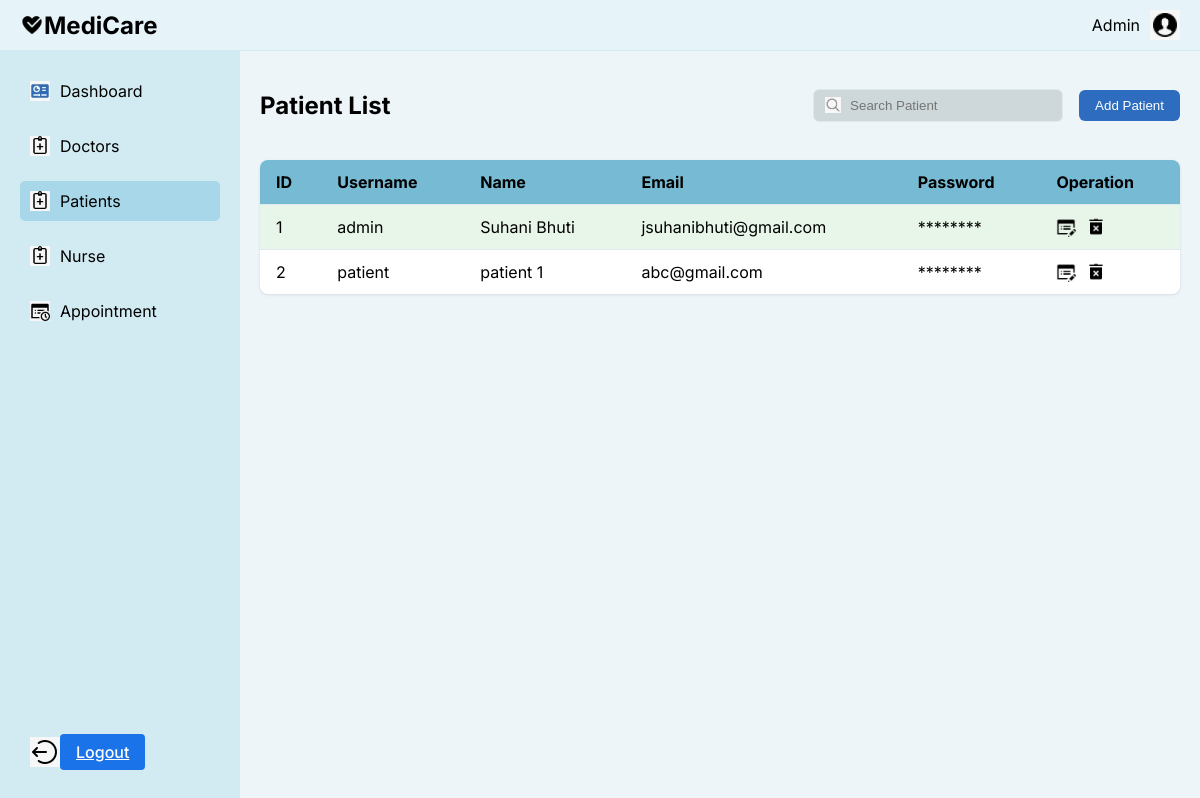
The page /accounts/ad_pat/ (signed in) on the database as committed earlier.
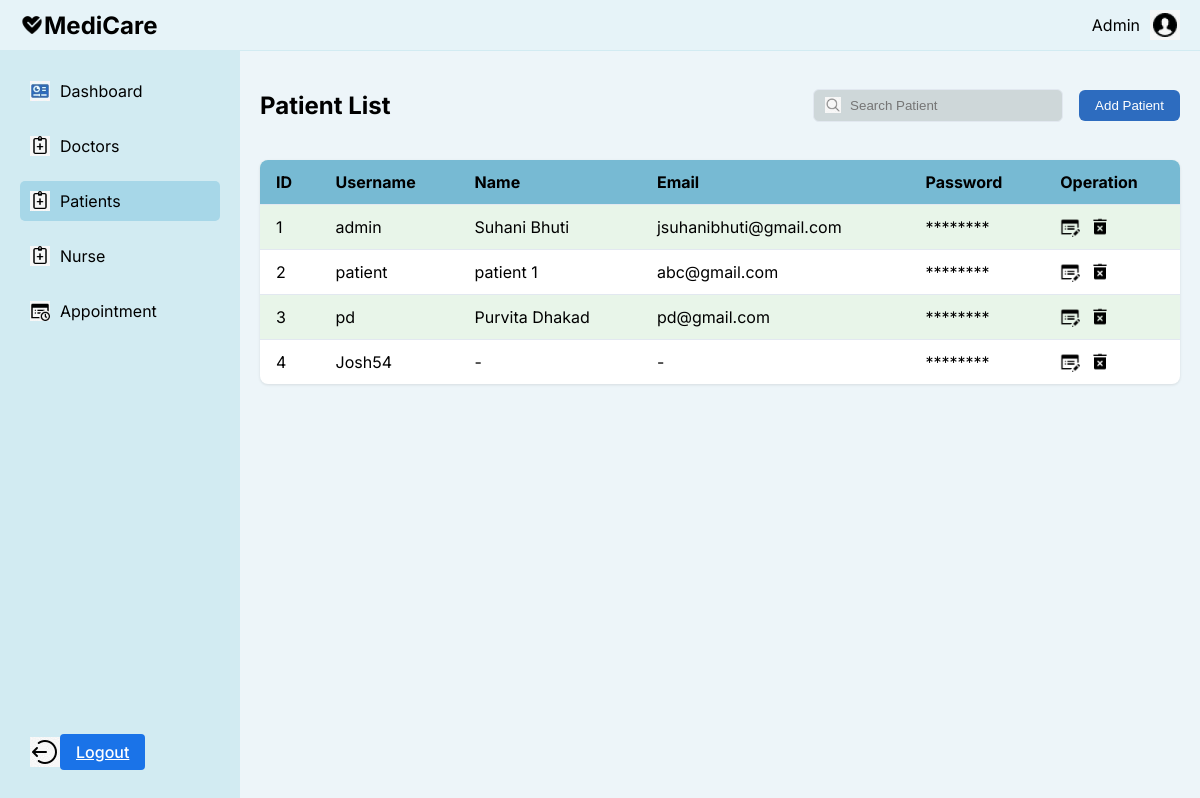
The same page on the database as committed later.
### accounts/models.py (models this page shows, shortened)
class PatientReg(models.Model):
    user = models.OneToOneField(User, on_delete=models.CASCADE, related_name='patient_profile')
    full_name = models.CharField(max_length=100)
    date_of_birth = models.DateField()
    email = models.EmailField(unique=True, null=True, blank=True)
    mobile_number = models.CharField(max_length=15)
    gender = models.CharField(max_length=10)
    age = models.PositiveIntegerField()
    blood_group = models.CharField(max_length=5)
    marital_status = models.CharField(max_length=10, choices=[('single', 'Single'), ('married', 'Married')])
    address = models.TextField()
    emergency_contact_name = models.CharField(max_length=100)
    emergency_contact_number = models.CharField(max_length=15)
    occupation = models.CharField(max_length=100)
    habits = models.CharField(max_length=50, blank=True)
    medical_history = models.TextField(null=False, default="None")
    disease = models.CharField(max_length=50, null=False, default="None")

class User(AbstractUser):
    PATIENT = 'patient'
    DOCTOR = 'doctor'
    NURSE = 'nurse'
    ADMIN = 'admin'
    ROLE_CHOICES = [
        (PATIENT, 'Patient'),
        (DOCTOR, 'Doctor'),
        (NURSE, 'Nurse'),
        (ADMIN, 'Admin'),
    ]
    role = models.CharField(max_length=10, choices=ROLE_CHOICES, default=PATIENT)

### accounts/views.py (the view)
# urls.py: path('ad_pat/', views.ad_pat, name='ad_pat'),
@login_required
def ad_pat(request):
    patients = PatientReg.objects.select_related('user').all()
    context = {
        'patients': patients,
    }
    return render(request, 'accounts/ad_pat.html', context)

### accounts/context_processors.py (called while the page is built)
def media_url(request):
    return {
        'MEDIA_URL': settings.MEDIA_URL,
    }

### templates/accounts/ad_pat.html (shortened to what the changed rows need)
<!DOCTYPE html>
<html lang="en">
<head>
</head>
<body>
    <div class="container">
        <div class="content">
            <div class="main-content">
                <div class="section-header">
                    <h2>Patient List</h2>
                </div>
                <div class="table-container">
                    <table>
                        <thead>
                            <tr>
                                <th>ID</th>
                                <th>Username</th>
                                <th>Name</th>
                                <th>Email</th>
                                <th>Password</th>
                                <th>Operation</th>
                            </tr>
                        </thead>
                        <tbody>
                            {% for patient in patients %}
                            <tr>
                                <td>{{ forloop.counter }}</td>
                                <td>{{ patient.user.username }}</td>
                                <td>{{ patient.full_name }}</td>
                                <td>{{ patient.email|default:"-" }}</td>
                                <td>{{ '********' }}</td>
                                <td class="operation-icons">
                                    <img src="{{ MEDIA_URL }}Edit Property.png" alt="Edit" width="20" height="20" onclick="openEditModal(
                                        '{{ patient.id }}',
                                        '{{ patient.full_name }}',
                                        '{{ patient.date_of_birth|date:"Y-m-d" }}',
                                        '{{ patient.email }}',
                                        '{{ patient.mobile_number }}',
                                        '{{ patient.gender }}',
                                        '{{ patient.age }}',
                                        '{{ patient.blood_group }}',
                                        '{{ patient.marital_status }}',
                                        '{{ patient.address }}',
                                        '{{ patient.emergency_contact_name }}',
                                        '{{ patient.emergency_contact_number }}',
                                        '{{ patient.occupation }}',
                                        '{{ patient.habits }}',
                                        '{{ patient.medical_history }}',
                                        '{{ patient.disease }}'
                                    )">
                                    <img src="{{ MEDIA_URL }}Remove.png" alt="Delete" width="20" height="20" onclick="deletePatient('{{ patient.id }}')">
                                </td>
                            </tr>
                            {% empty %}
                            <tr>
                                <td colspan="6">No patients found.</td>
                            </tr>
                            {% endfor %}
                        </tbody>
                    </table>
                </div>
            </div>
        </div>
    </div>
</body>
</html>

Rows that differ between the two databases and show on the page:
added PatientReg: user.username "pd", full_name "Purvita Dhakad", email "pd@gmail.com", value "********"
added PatientReg: user.username "Josh54", full_name "-", email "-", value "********"
